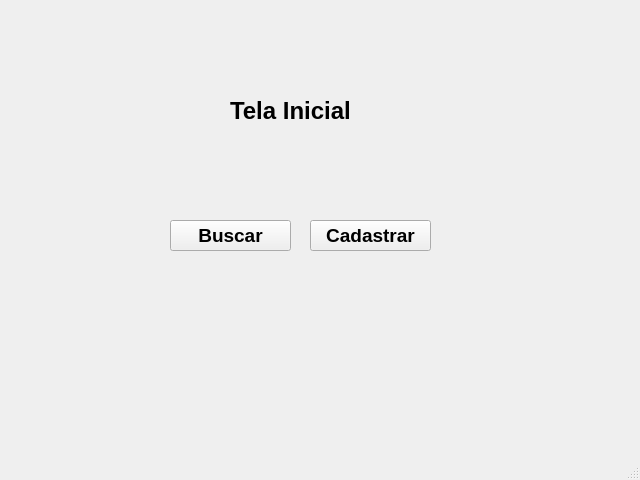
<?xml version="1.0" encoding="UTF-8"?>
<ui version="4.0">
 <class>MainWindow</class>
 <widget class="QMainWindow" name="MainWindow">
  <property name="geometry">
   <rect>
    <x>0</x>
    <y>0</y>
    <width>640</width>
    <height>480</height>
   </rect>
  </property>
  <property name="windowTitle">
   <string>MainWindow</string>
  </property>
  <widget class="QWidget" name="centralwidget">
   <widget class="QPushButton" name="pushButton">
    <property name="geometry">
     <rect>
      <x>310</x>
      <y>220</y>
      <width>121</width>
      <height>31</height>
     </rect>
    </property>
    <property name="font">
     <font>
      <pointsize>14</pointsize>
      <weight>75</weight>
      <bold>true</bold>
     </font>
    </property>
    <property name="text">
     <string>Cadastrar</string>
    </property>
   </widget>
   <widget class="QPushButton" name="pushButton_2">
    <property name="geometry">
     <rect>
      <x>170</x>
      <y>220</y>
      <width>121</width>
      <height>31</height>
     </rect>
    </property>
    <property name="font">
     <font>
      <pointsize>14</pointsize>
      <weight>75</weight>
      <bold>true</bold>
     </font>
    </property>
    <property name="text">
     <string>Buscar</string>
    </property>
   </widget>
   <widget class="QLabel" name="label">
    <property name="geometry">
     <rect>
      <x>230</x>
      <y>90</y>
      <width>151</width>
      <height>41</height>
     </rect>
    </property>
    <property name="font">
     <font>
      <pointsize>18</pointsize>
      <weight>75</weight>
      <bold>true</bold>
     </font>
    </property>
    <property name="text">
     <string>Tela Inicial</string>
    </property>
   </widget>
  </widget>
  <widget class="QStatusBar" name="statusbar"/>
 </widget>
 <resources/>
 <connections/>
</ui>
